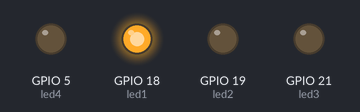
This program was run on a simulated ESP32 board running MicroPython. Parts: output pins drawn as LEDs (lit = HIGH).

Above: at 0.05 s.
At 0.35 s:
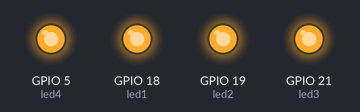
At 0.75 s:
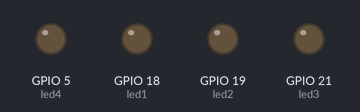
At 1.45 s:
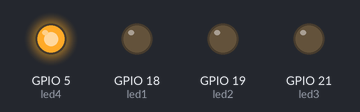
At 2.15 s:
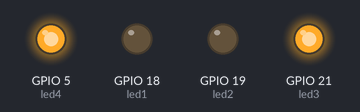
At 2.85 s:
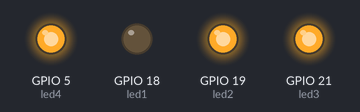
Timing chart, 0 to 3.1 s (numbered marks = the images above):
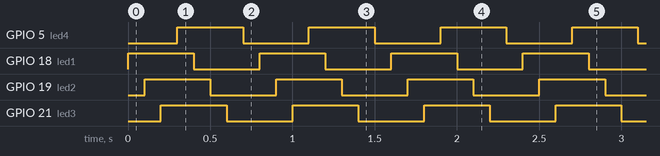

The program:

code.py
```python
from machine import Pin
import time

led1=Pin(18, Pin.OUT)
led2=Pin(19, Pin.OUT)
led3=Pin(21, Pin.OUT)
led4=Pin(5, Pin.OUT)

leds=[led1, led2, led3, led4]

while True:
    for i in range(4):
        leds[i].on()
        time.sleep_ms(100)
    for i in range(4):
        leds[i].off()
        time.sleep_ms(100)
```

Measured:
- by itself, GPIO 5 (led4), GPIO 18 (led1), GPIO 19 (led2), GPIO 21 (led3): alternates HIGH for 0.40 s and LOW for 0.40 s
- by itself, everything shown: repeats every 0.80 s, in 8 steps
